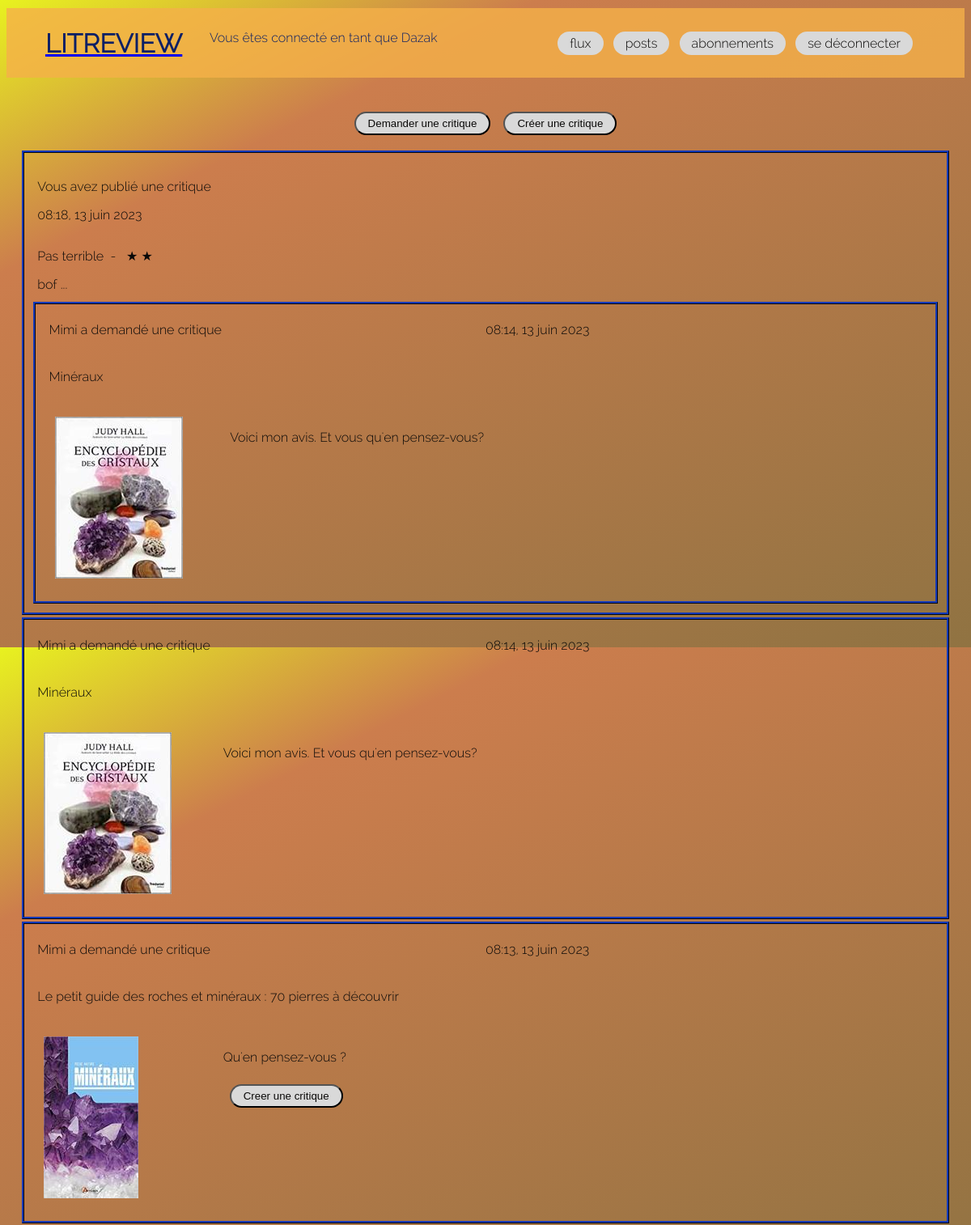
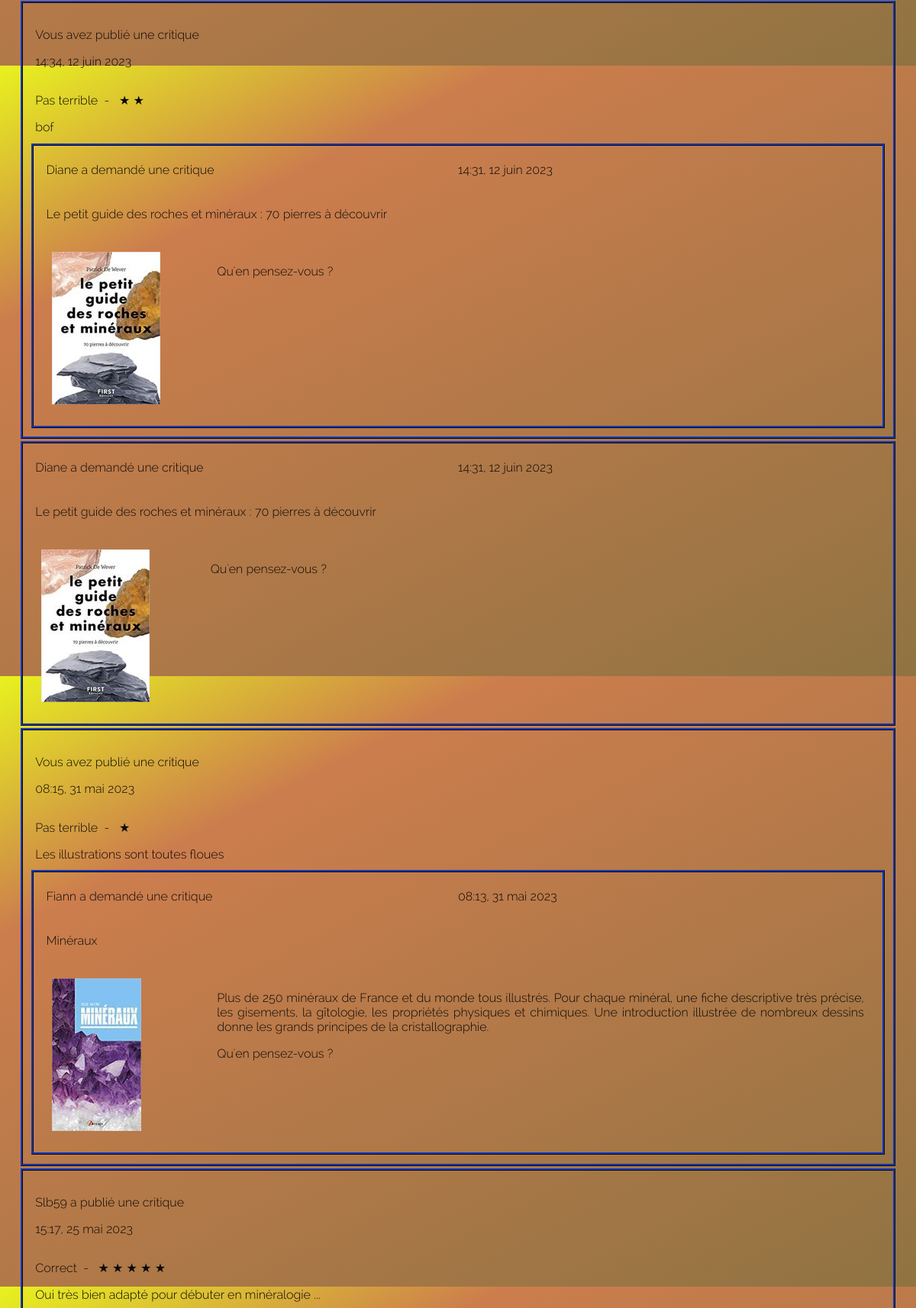
/ (signed in, upper part), run on the app's committed database (2 pictures, top to bottom).
### review/models.py (models this page shows, shortened)
class Review(models.Model):
    ticket = models.ForeignKey(to=Ticket, on_delete=models.CASCADE)
    rating = models.PositiveSmallIntegerField(
        validators=[MinValueValidator(0), MaxValueValidator(5)])
    headline = models.CharField(max_length=128)
    body = models.CharField(max_length=8192, blank=True)
    user = models.ForeignKey(
        to=settings.AUTH_USER_MODEL, on_delete=models.CASCADE)
    time_created = models.DateTimeField(auto_now_add=True)

class Ticket(models.Model):
    title = models.CharField(max_length=128)
    description = models.TextField(max_length=2048, blank=True)
    user = models.ForeignKey(to=settings.AUTH_USER_MODEL,
                             on_delete=models.CASCADE)
    image = models.ImageField(null=True, blank=True,
                              upload_to='img')
    time_created = models.DateTimeField(auto_now_add=True)
    IMAGE_MAX_SIZE = (200, 200)

### review/views.py (the view)
# urls.py: path('', views.feed, name='feed'),
@login_required
def feed(request):
    user_follows = UserFollows.objects.filter(
        user=request.user).values_list('followed_user', flat=True)
    reviews = Review.objects.filter(
        (Q(user=request.user) | Q(user__in=user_follows)))
    tickets_user = Ticket.objects.filter(user=request.user)
    reviews_from_ticket_user = Review.objects.filter(
        ticket__in=tickets_user).exclude(pk__in=reviews)
    tickets = Ticket.objects.filter(
        (Q(user=request.user) | Q(user__in=user_follows)))
    merge_tickets_and_reviews = chain(tickets, reviews)
    merge_tickets_and_reviews = chain(
        merge_tickets_and_reviews, reviews_from_ticket_user)
    tickets_and_reviews = sorted(merge_tickets_and_reviews,
                                 key=lambda x: x.time_created,
                                 reverse=True)
    context = {'tickets_and_reviews': tickets_and_reviews}
    return render(request, 'review/feed.html', context=context)

### review/templatetags/review_tags.py (called while the page is built)
@register.filter
def model_type(value):
    return type(value).__name__

@register.filter
def has_review(value):
    reviews = Review.objects.filter(Q(ticket=value) & ~Q(user=value.user))
    return reviews

### templates/review/feed.html (shortened to what this page needs)
{% extends "base.html" %}
{% load review_tags %}
{% block content %}
<div>
</div>
<div class="feed__buttons">
    <a href="{% url 'review:add_ticket' %}"> <input class='btn' type="button" value="Demander une critique"> </a>
    <div>  </div>
    <a href="{% url 'review:add_review' %}"> <input class= 'btn' type="button" value="Créer une critique"> </a>
</div>
<div class="feed__messages">
    {% for instance in tickets_and_reviews %}
        {% if instance|model_type == 'Ticket' %}
            {% include 'review/ticket/ticket_info.html'%}
        {% elif instance|model_type == 'Review' %}
            {% include 'review/review/review_info.html'%}
        {% endif %}
    {% endfor %}
</div>
{% endblock %}

### templates/base/header.html
<header id="header">
    <a href="{% url 'review:feed' %}"><h1>LITREVIEW</h1></a>
    {% if user.is_authenticated %}
        <div class="user_connected">
        <p>Vous êtes connecté en tant que {{request.user}}</p>
        </div>
        <nav class="header__menu">
            {% include 'navbar/navbar.html' %}
        </nav>
    {% endif %}
</header>

### templates/review/review/review_info.html (shortened to what this page needs)
<div class="cadre_info">
    <div class="review_info__1">
        {% if instance.user == request.user %}
            <p>Vous avez publié une critique</p>
        {% else %}
            <p>{{instance.user|title}} a publié une critique</p>
        {% endif %}
        <p class="review_info__date">
            {{ instance.time_created | time}}, {{ instance.time_created | date}}
        </p>
    </div>
    <div>
        {{instance.headline}} &nbsp;- &nbsp;
        {% with ''|center:instance.rating as range %}
        {% for _ in range %}
            &#9733;
        {% endfor %}
        {% endwith %}
    </div>
    <div>
        {{instance.body}}
    </div>
    {% include 'review/ticket/ticket_info.html' with instance=instance.ticket %}
</div>

### templates/review/ticket/ticket_info.html (shortened to what this page needs)
{% load review_tags %}
{% load static %}
   <div class="cadre_info">
      <div class="ticket_info__1">
         {% if instance.user == request.user %}
            <p>Vous avez demandé une critique</p>
         {% else %}
            <p>{{instance.user|title}} a demandé une critique</p>
         {% endif %}
         <p class="ticket_info__date">
            {{ instance.time_created | time}}, {{ instance.time_created | date}}
         </p>
      </div>
      <div>
         <p>{{ instance.title }}</p>
      </div>
      <div class="ticket_info__2">
         <div>
            {% if instance.image %}
               <img src="{{instance.image.url }}">
            {% else %}
               <img src="{% static 'assets/default_image.png'%}">
            {% endif %}
         </div>
         <div class="ticket_info__2__text">
            {{ instance.description|linebreaks }}
            <div>
               {% if not instance|has_review and not instance.user == request.user and not no_add_review %}
                  <a href="{% url 'review:add_review_on_ticket' instance.id %}"><button class="btn">Creer une critique</button></a>
               {% endif %}
            </div>
         </div>
      </div>
   </div>

### static/css/review.css (style rules this page uses)
html { background: red; background: linear-gradient(333deg, rgb(144, 115, 66) 0%, rgb(204, 125, 77) 76%, rgb(232, 242, 31) 100%); font-family: "Raleway-Light"; color: rgb(10, 9, 8); min-height: 100vh; scroll-behavior: smooth; overflow-x: hidden; }
h1 { font-size: 2rem; color: rgb(11, 31, 101); }
div { padding: 0.5rem; }
.btn { background-color: rgb(217, 217, 217); color: rgb(10, 9, 8); padding: 5px 15px; border-radius: 1rem; }
header { background-color: rgba(246, 177, 73, 0.8); padding: 0.2rem 3rem; display: grid; grid-template-columns: repeat(1fr 2fr 4fr); margin: 10px auto; }
header .user_connected { grid-column: 2; color: rgb(11, 31, 101); }
header .header__menu { padding-top: 0em; padding-right: 0em; grid-column: 4; margin: auto 1em; align-content: center; text-align: right; }
.feed__buttons { display: flex; justify-content: center; }
.cadre_info { border: 1mm rgb(11, 31, 101) ridge; margin: 0.2rem; }
.cadre_info .ticket_info__1 { display: grid; grid-template-columns: repeat(2, 1fr); line-height: 0; }
.cadre_info .ticket_info__2 { display: grid; grid-template-columns: 1fr 4fr; }
.cadre_info .ticket_info__2 .ticket_info__2__text { text-align: justify; }

### data on the page
Review: shows "Vous avez publié une critique", time_created "08:18", time_created "13 juin 2023", headline "Pas terrible", rating 2 (drawn), body "bof ...", user "Mimi", time_created "08:14", title "Minéraux", image (picture), description "Voici mon avis. Et vous qu'en pensez-vous?"
Ticket: user "Mimi", time_created "08:14", time_created "13 juin 2023", title "Minéraux", image (picture), description "Voici mon avis. Et vous qu'en pensez-vous?"
Ticket: user "Mimi", time_created "08:13", time_created "13 juin 2023", title "Le petit guide des roches et minéraux : 70 pierres à découvrir", image (picture), description "Qu'en pensez-vous ?", shows "Creer une critique"
Review: shows "Vous avez publié une critique", time_created "14:34", time_created "12 juin 2023", headline "Pas terrible", rating 2 (drawn), body "bof", user "Diane", time_created "14:31", title "Le petit guide des roches et minéraux : 70 pierres à découvrir", image (picture), description "Qu'en pensez-vous ?"
Ticket: user "Diane", time_created "14:31", time_created "12 juin 2023", title "Le petit guide des roches et minéraux : 70 pierres à découvrir", image (picture), description "Qu'en pensez-vous ?"
Review: shows "Vous avez publié une critique", time_created "08:15", time_created "31 mai 2023", headline "Pas terrible", rating 1 (drawn), body "Les illustrations sont toutes floues", user "Fiann", time_created "08:13", title "Minéraux", image (picture), description "Plus de 250 minéraux de France et du monde tous illustrés. Pour chaque minéral, une fiche descriptive très précise, les gisements, la gîtologie, les propriétés physiques et chimiques. Une introduction illustrée de nombreux dessins donne les grands principes de la cristallographie. Qu'en pensez-vous ?"
Review: user "Slb59", time_created "15:17", time_created "25 mai 2023", headline "Correct", rating 5 (drawn), body "Oui très bien adapté pour débuter en minéralogie ..."

### other printed values
{{ request.user }} "Dazak"
